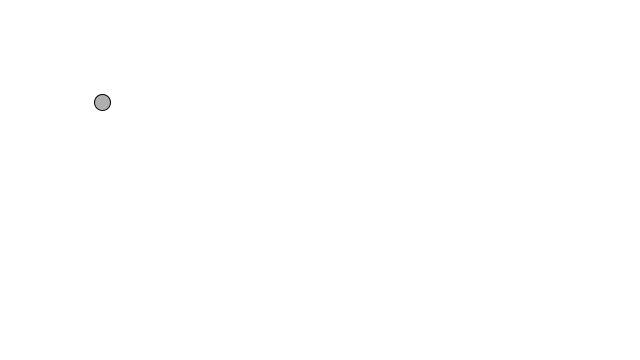
Frame 1 (no input)
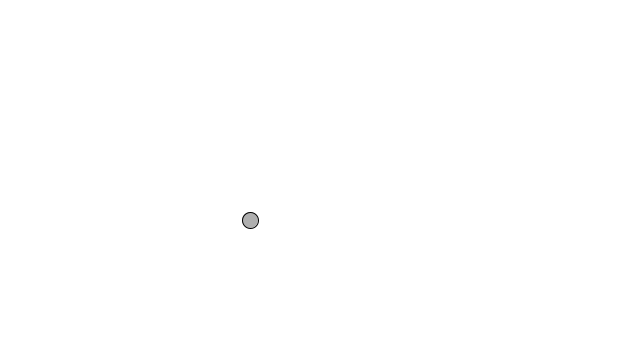
Frame 60 (the mouse pressed at the canvas centre just before this capture)
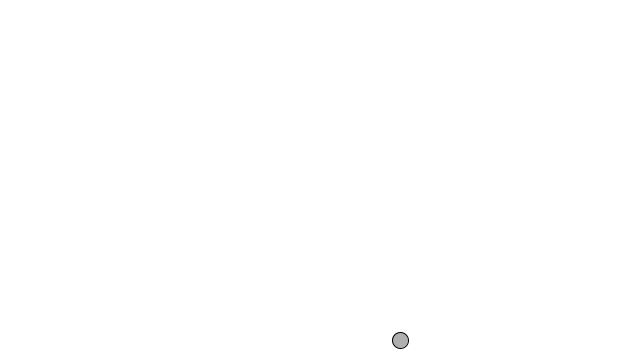
Frame 120 (the mouse held since frame 60 and released just before this capture)

The Processing sketch that drew these frames (run headless with seeded random() and noise(); from frame 60 on, the mouse is pressed at the canvas centre):

// Processing sketch: bouncingball_novectors
// ── bouncingball_novectors.pde
// The Nature of Code
// Daniel Shiffman
// Draft book

// Example 1-1: Bouncing Ball, no vectors
float x = 100;
float y = 100;
float xspeed = 2.5;
float yspeed = 2;

void setup() {
  size(640,360);
  smooth();
  background(255);
}

void draw() {
  background(255);
  

  // Add the current speed to the location.
  x = x + xspeed;
  y = y + yspeed;

  if ((x > width) || (x < 0)) {
    xspeed = xspeed * -1;
  }
  if ((y > height) || (y < 0)) {
    yspeed = yspeed * -1;
  }


  // Display circle at x location
  stroke(0);
  fill(175);
  ellipse(x,y,16,16);
}
